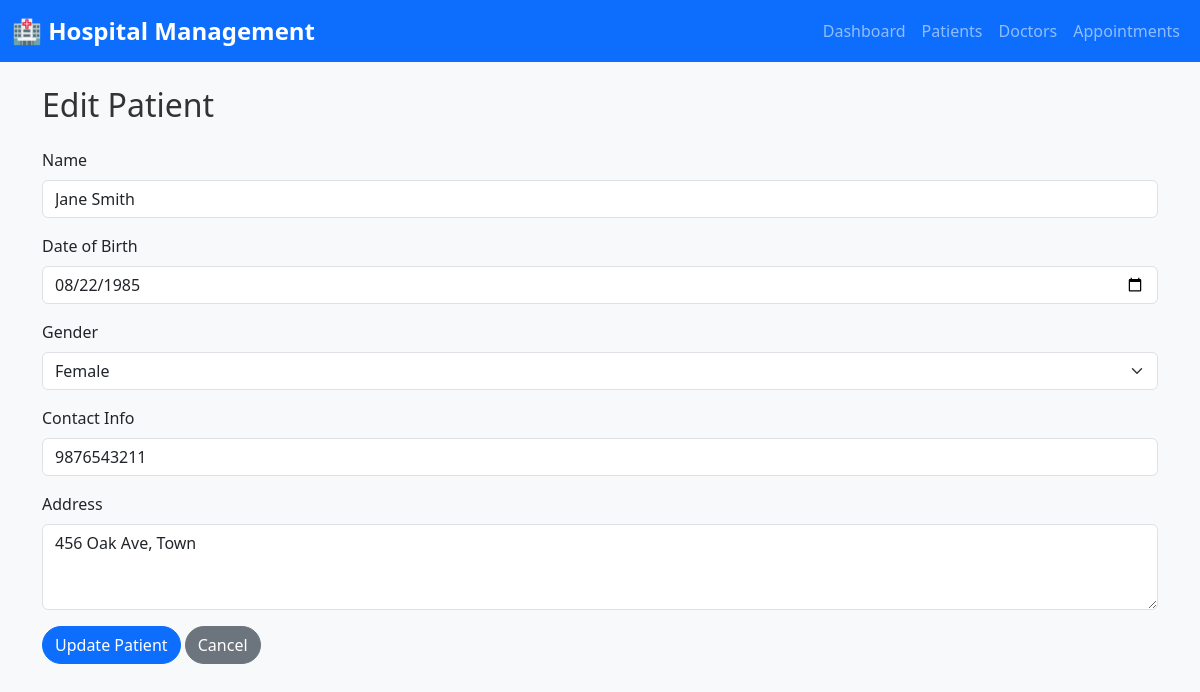
Screenshot of /edit_patient/2 with the database file from the repository.
### tables this page shows
CREATE TABLE Patients (
    PatientID INTEGER PRIMARY KEY AUTOINCREMENT,
    Name TEXT NOT NULL,
    DOB TEXT NOT NULL,
    Gender TEXT CHECK(Gender IN ('M', 'F', 'Other')),
    ContactInfo TEXT,
    Address TEXT
);

### app.py (the view, shortened to what this page needs)
@app.route('/edit_patient/<int:id>', methods=['GET', 'POST'])
def edit_patient(id):
    conn = get_db_connection()
    patient = conn.execute('SELECT * FROM Patients WHERE PatientID=?', (id,)).fetchone()
    conn.close()
    return render_template('edit_patient.html', patient=patient)

### app.py (called while the page is built)
def get_db_connection():
    conn = sqlite3.connect(DATABASE)
    conn.row_factory = sqlite3.Row
    return conn

### templates/edit_patient.html (shortened to what this page needs)
{% extends 'base.html' %}
{% block content %}
<h2>Edit Patient</h2>
<form method="POST" class="mt-4">
    <div class="mb-3">
        <label class="form-label">Name</label>
        <input type="text" name="name" class="form-control" value="{{ patient.Name }}" required>
    </div>
    <div class="mb-3">
        <label class="form-label">Date of Birth</label>
        <input type="date" name="dob" class="form-control" value="{{ patient.DOB }}" required>
    </div>
    <div class="mb-3">
        <label class="form-label">Gender</label>
        <select name="gender" class="form-select" required>
            <option value="F" {% if patient.Gender == 'F' %}selected{% endif %}>Female</option>
        </select>
    </div>
    <div class="mb-3">
        <label class="form-label">Contact Info</label>
        <input type="text" name="contact" class="form-control" value="{{ patient.ContactInfo }}">
    </div>
    <div class="mb-3">
        <label class="form-label">Address</label>
        <textarea name="address" class="form-control" rows="3">{{ patient.Address }}</textarea>
    </div>
    <button type="submit" class="btn btn-primary">Update Patient</button>
    <a href="/patients" class="btn btn-secondary">Cancel</a>
</form>
{% endblock %}

### static/css/style.css (style rules this page uses)
body { font-family: 'Segoe UI', Tahoma, Geneva, Verdana, sans-serif; background-color: #f8f9fa; }
.btn { border-radius: 20px; }
h1, h2, h3 { color: #333; }

### rows the page displays
Patients: name "Jane Smith", dob "08/22/1985", gender "Female", contact "9876543211", address "456 Oak Ave, Town"
